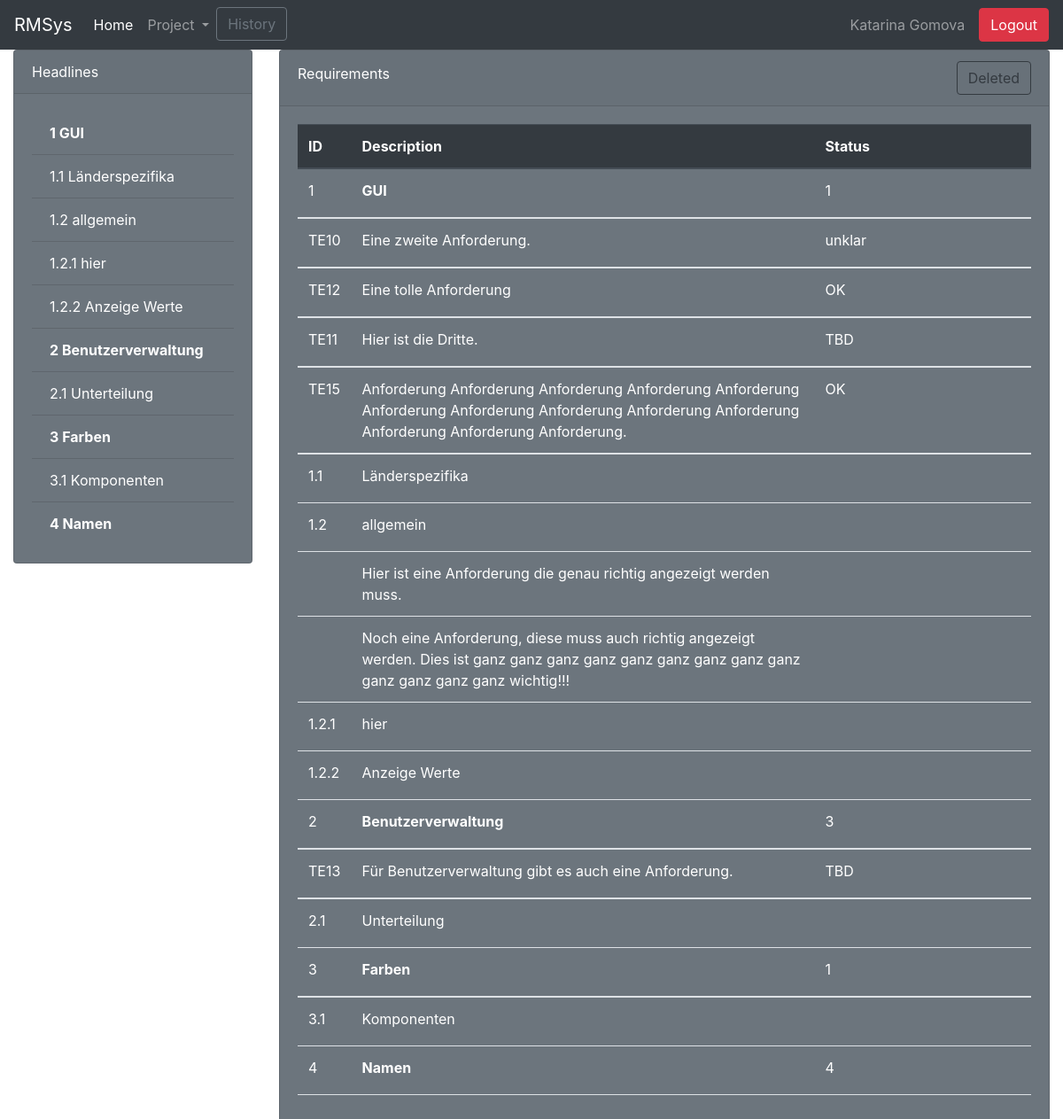
The page / (signed in) on the database as committed earlier.
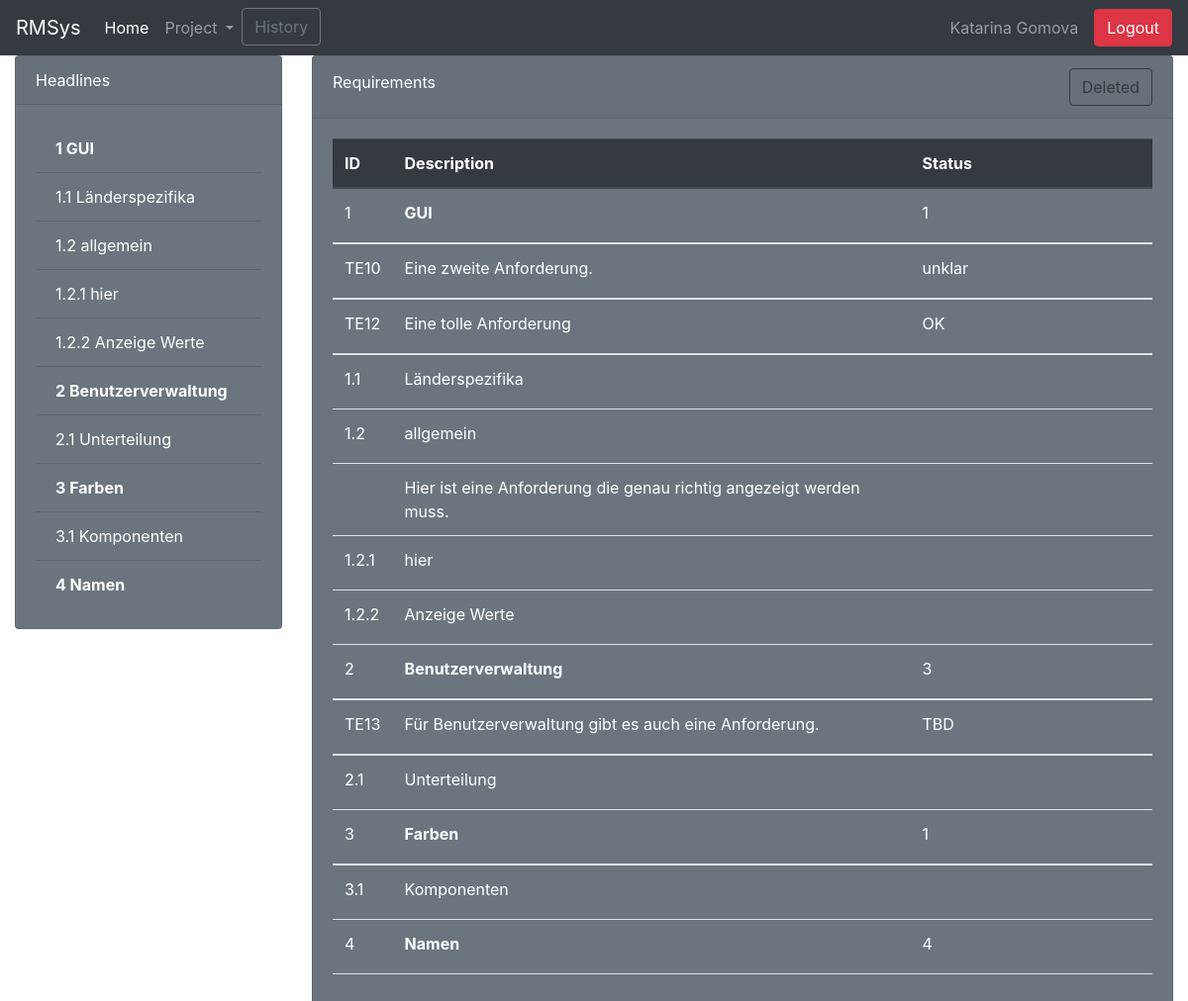
The same page on the database as committed later.
### tables this page shows
CREATE TABLE `requirements` (
  `requirementsId` int(11) NOT NULL AUTO_INCREMENT,
  `numericalOrder` int(11) NOT NULL,
  `parentId` int(11) NOT NULL,
  `description` text NOT NULL,
  `comments` text,
  `creationDateTime` timestamp NOT NULL DEFAULT CURRENT_TIMESTAMP,
  `requirementsStatusId` int(11) DEFAULT NULL,
  `progress` int(11) DEFAULT NULL,
  `userId` int(11) DEFAULT NULL,
  `projectId` int(11) DEFAULT NULL,
  `requirementsTypId` int(11) DEFAULT NULL,
  `deleted` int(1) DEFAULT NULL,
  PRIMARY KEY (`requirementsId`),
  KEY `requirementsStatusId` (`requirementsStatusId`),
  KEY `userId` (`userId`),
  KEY `projectId` (`projectId`),
  KEY `requirementsTypId` (`requirementsTypId`),
  CONSTRAINT `requirements_ibfk_1` FOREIGN KEY (`requirementsStatusId`) REFERENCES `requirementsstatus` (`requirementsstatusid`),
  CONSTRAINT `requirements_ibfk_3` FOREIGN KEY (`userId`) REFERENCES `usermanagement` (`userid`),
  CONSTRAINT `requirements_ibfk_4` FOREIGN KEY (`projectId`) REFERENCES `project` (`projectid`),
  CONSTRAINT `requirements_ibfk_5` FOREIGN KEY (`requirementsTypId`) REFERENCES `requirementstyp` (`requirementstypid`)
);

CREATE TABLE `requirementsstatus` (
  `requirementsStatusId` int(11) NOT NULL AUTO_INCREMENT,
  `requirementsStatusName` varchar(20) DEFAULT NULL,
  PRIMARY KEY (`requirementsStatusId`)
);

### dbfunctions.php (the view, shortened to what this page needs)
<?php
    function headlineList() {
        global $conn;
        global $projectId;
        echo "<div class='list-group list-group-flush headline-list'>";
        $results = $conn->query("SELECT *
                                FROM requirements
                                Where projectId = {$projectId}
                                AND parentId = 0
                                AND requirementsTypId = 1
                                ORDER BY numericalOrder;");
        if ($results->num_rows) {
            foreach ($results as $result) {
                echo "<button type='button' class='list-group-item list-group-item-action'><b>".
                        $result['numericalOrder']."  ".$result['description'].
                    "</b></button>";
                $child_result = $conn->query("SELECT *
                                                FROM requirements
                                                WHERE projectId = {$projectId}
                                                AND parentId = {$result['requirementsId']}
                                                AND requirementsTypId = 1
                                                ORDER BY numericalOrder;");
                foreach ($child_result as $child) {
                    echo "<button type='button' class='list-group-item list-group-item-action'>".
                                $result['numericalOrder'].".".$child['numericalOrder']."  ".$child['description'].
                        "</button>";
                    $child_child_result = $conn->query("SELECT *
                                                        FROM requirements
                                                        WHERE projectId = {$projectId}
                                                        AND parentId = {$child['requirementsId']}
                                                        AND requirementsTypId = 1
                                                        ORDER BY numericalOrder;");
                    foreach ($child_child_result as $child_child) {
                        echo "<button type='button' class='list-group-item list-group-item-action'>".
                                $result['numericalOrder'].".".$child['numericalOrder'].".".$child_child['numericalOrder']."  ".$child_child['description'].
                            "</button>";
                    }
                }
            }
        } else {
            echo "No entries";
        }
        echo "</div>";
    }
    function hiddenRow($dbDaten, $prefix) {
    echo "<tr>
            <td colspan='6' class='hiddenRow noHover'>
                <div id='{$prefix}{$dbDaten['requirementsId']}' class='collapse'>";
                    echo "
                        <div class='card text-white bg-secondary border-dark'>
                            <div class='card-body'>
                                <div>
                                    <label for=''>Progress</label>
                                    <div class='progress'>
                                        <div class='progress-bar' role='progressbar' style='width: 25%;' aria-valuenow='25' aria-valuemin='0' aria-valuemax='100'>25%</div>
                                    </div>
                                </div>
                                <div>
                                    <label for='disabledTextarea'>Comment</label>
                                    <textarea disabled class='form-control' id='disabledTextarea' rows='2'>{$dbDaten['comments']}</textarea>
                                </div>
                                <div>
                                    <label for=''>History</label>
                                    <table id='scrolltable' class='table table-sm'>
                                    <thead>
                                        <tr>
                                            <th>ID</th>
                                            <th>Operation</th>
                                            <th>What</th>
                                            <th>New Value</th>
                                            <th>Old Value</th>
                                            <th>User</th>
                                            <th>Date & Time</th>
                                        </tr>
                                    </thead>
                                    <tbody>";
                          echo "    </tbody>
                                    </table>
                                </div>
                            </div>
                        </div>
                </div>
            </td>
        </tr>";
        return;
    }
    function getRequirements() {
        global $conn;
        global $projectId;
        $results = $conn->query("SELECT *
                                FROM requirements
                                WHERE projectId = {$projectId}
                                AND parentId = 0
                                AND requirementsTypId = 1
                                AND deleted = 0
                                ORDER BY numericalOrder;");
        if ($results->num_rows) {
            foreach ($results as $result) {
                echo "<tr data-toggle='collapse' data-target='#{$_SESSION['prefix']}{$result['requirementsId']}'>
                        <td>".$result['numericalOrder']."</td>
                        <td><b>".$result['description']."</b></td>
                        <td>".$result['requirementsStatusId']."</td>
                        <td></td>
                        <td>";
                echo    "</td>
                        <td></td>
                    </tr>";
                    hiddenRow($result, $_SESSION['prefix']);
                $firstResReq = $conn->query("SELECT *
                                                FROM requirements
                                                LEFT JOIN requirementsstatus AS stat
                                                ON (requirements.requirementsStatusId = stat.requirementsStatusId)
                                                WHERE projectId = {$projectId}
                                                AND parentId = {$result['requirementsId']}
                                                AND requirementsTypId = 2
                                                AND deleted = 0
                                                ORDER BY numericalOrder;");
                foreach ($firstResReq as $firstReq) {
                    echo "<tr data-toggle='collapse' data-target='#{$_SESSION['prefix']}{$firstReq['requirementsId']}'>
                            <td>{$_SESSION['prefix']}{$firstReq['requirementsId']}</td>
                            <td>".$firstReq['description']."</td>
                            <td>{$firstReq['requirementsStatusName']}</td>
                            <td>";
                    echo    "</td>
                            <td>";
                    echo    "</td>
                            <td>";
                    echo   "</td>
                        </tr>";
                }
                $child_result = $conn->query("SELECT *
                                                FROM requirements
                                                WHERE projectId = {$projectId}
                                                AND parentId = {$result['requirementsId']}
                                                AND requirementsTypId = 1
                                                AND deleted = 0
                                                ORDER BY numericalOrder;");
                foreach ($child_result as $child) {
                    echo "<tr>
                            <td>".$result['numericalOrder'].".".$child['numericalOrder']."</td>
                            <td>".$child['description']."</td>
                            <td></td>
                            <td></td>
                            <td>";
                    echo " </td>
                            <td></td>
                        </tr>";
                    $secResReq = $conn->query("SELECT *
                                                FROM requirements
                                                WHERE projectId = {$projectId}
                                                AND parentId = {$child['requirementsId']}
                                                AND requirementsTypId = 2
                                                AND deleted = 0
                                                ORDER BY numericalOrder;");
                    foreach ($secResReq as  $secReq) {
                        echo "<tr>
                                <td>
                                </td>
                                <td>".$secReq['description']."</td>
                                <td></td>
                                <td></td>
                                <td>";
                        echo   "</td>
                                <td>";
                        echo   "</td>
                            </tr>";
                    }
                    $child_child_result = $conn->query("SELECT *
                                                        FROM requirements
                                                        WHERE projectId = {$projectId}
                                                        AND parentId = {$child['requirementsId']}
                                                        AND requirementsTypId = 1
                                                        AND deleted = 0
                                                        ORDER BY numericalOrder;");
                    foreach ($child_child_result as $child_child) {
                        echo "<tr>
                                <td>".$result['numericalOrder'].".".$child['numericalOrder'].".".$child_child['numericalOrder']."</td>
                                <td>".$child_child['description']."</td>
                                <td></td>
                                <td></td>
                                <td>";
                        echo   "</td>
                                <td></td>
                            </tr>";
                    }
                }
            }
        } else {
            echo "<tr><td colspan='6'>No entries</td></tr>";
        }
    }
?>

### index.php (shortened to what this page needs)
<?php
	if (isset($_GET['saveSelectedProject'])) {
		$projectId= $_GET['selectValFromProject'];
	} else {
		$projectId = 1;
	}
	require_once('dbconn.php');
	require_once("dbfunctions.php");
	$site = (isset($_GET['site']))?$_GET['site']:NULL;
	$loggedIn = isset($_SESSION['username']);
?>
<!doctype html>
<html lang="de">
	<head>
		<link rel="stylesheet" href="node_modules/bootstrap/dist/css/bootstrap.css">
		<link rel="stylesheet" href="node_modules/font-awesome/css/font-awesome.css">
		<link rel="stylesheet" href="style.css">
	</head>
	<body>
		<?php
			require_once("header.php");
		?>
		<div class="container-fluid">
			<?php
				if(!isset($site) && $loggedIn) $site="startpage";
				else $site="login";
				$invalide = array('/', '/\/', ':', '.');
				$site = str_replace($invalide, ' ', $site);
				include($site.".php");
			?>
		</div>
	</body>
</html>

### header.php (shortened to what this page needs)
<?php
    if ($loggedIn) {
?>
    <nav class="navbar sticky-top navbar-expand-lg navbar-dark bg-dark">
        <a class="navbar-brand" href="index.php">RMSys</a>
        <div class="collapse navbar-collapse" id="navbar">
            <ul class="navbar-nav mr-auto">
                <li class="nav-item active">
                    <a class="nav-link" href="index.php">Home</a>
                </li>
                <li class="nav-item dropdown">
                    <a class="nav-link dropdown-toggle" href="#" id="navbarDropdown" role="button" data-toggle="dropdown">
                    Project
                    </a>
                </li>
                <li class="nav-item">
                    <button type="button" class="btn btn-outline-secondary" data-toggle="modal" data-target="#showHistory">History</button>
                </li>
            </ul>
            <span class="navbar-text">
                <?php
                    if ($_SESSION['username'] == 'admin') {
                        echo $_SESSION['username'];
                    }
                    else {
                        echo $_SESSION['firstName']." ".$_SESSION['lastName'];
                    }
                ?>
            </span>
            <form class="form-inline my-2 my-lg-0" action="" method="POST">
                <button class="btn btn-danger" type="submit" name="logout">Logout</button>
            </form>
        </div>
    </nav>
<?php
    }
?>

### startpage.php
<div class="row">
    <div class="col col-md-3 col-lg-3 ">
        <div class="card text-white bg-secondary mb-3">
            <div class="card-header">Headlines</div>
            <div id="headline" class="card-body">
                <?php
                    headlineList();
                ?>
            </div>
        </div>
    </div>
    <div class="col col-lg-9">
        <div class="card text-white bg-secondary">
            <div class="card-header">
                <div class="row">
                    <div class="col">
                        <span class="align-middle">Requirements</span>
                    </div>
                    <div class="col text-right">
                        <button type="button" class="btn btn-outline-dark" data-toggle="modal" data-target="#showDeletedReq">
                            Deleted
                        </button>
                    </div>
                </div>
            </div>
            <div id="req" class="card-body">
                <table id="mytableofrows" class="table table-hover">
                    <thead class="thead-dark">
                        <tr>
                            <th>ID</th>
                            <th>Description</th>
                            <th>Status</th>
                            <th></th>
                            <th></th>
                            <th></th>
                        </tr>
                    </thead>
                    <tbody>
                        <?php
                            getRequirements();
                        ?>
                    </tbody>
                </table>
            </div>
        </div>
    </div>
</div>

### style.css (style rules this page uses)
.hiddenRow { padding: 0 !important; }
.noHover { background: none; }
.navbar-text { padding-right: 1rem; }
.headline-list button { background-color: #6c757d !important; color: white; }
table#mytableofrows thead { z-index: 100; top: 3.5em; position: sticky; }
#mytableofrows { color: white; }

Rows that differ between the two databases and show on the page:
no longer on this page (row edited): requirements: requirementsId "11", description "Hier ist die Dritte.", requirementsStatusId.requirementsStatusName "TBD", shown under "1"
no longer on this page (row edited): requirements: requirementsId "15", description "Anforderung Anforderung Anforderung Anforderung Anforderung Anforderung Anforderung Anforderung Anforderung Anforderung Anforderung Anforderung Anforderung.", requirementsStatusId.requirementsStatusName "OK", shown under "1"
no longer on this page (row edited): requirements: description "Noch eine Anforderung, diese muss auch richtig angezeigt werden. Dies ist ganz ganz ganz ganz ganz ganz ganz ganz ganz ganz ganz ganz ganz wichtig!!!", shown under "1"
